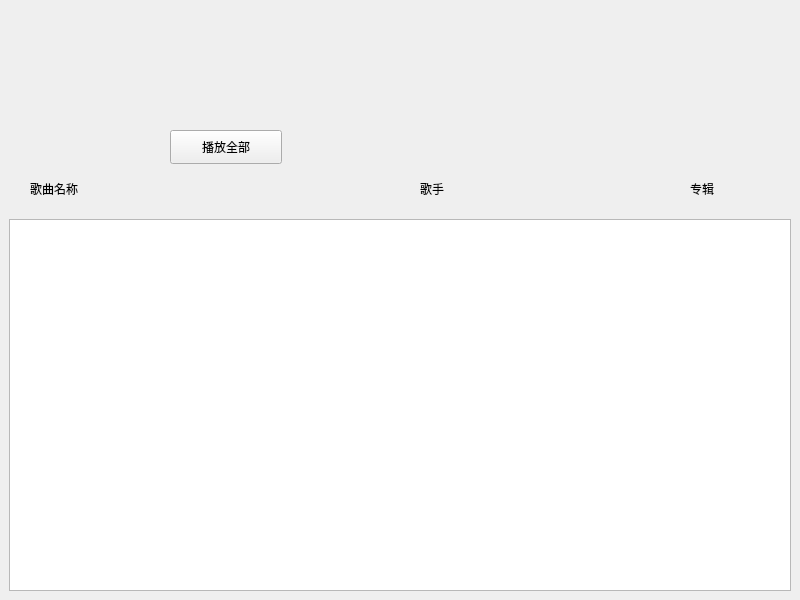
<?xml version="1.0" encoding="UTF-8"?>
<ui version="4.0">
 <class>MusicListPage</class>
 <widget class="QWidget" name="MusicListPage">
  <property name="geometry">
   <rect>
    <x>0</x>
    <y>0</y>
    <width>800</width>
    <height>600</height>
   </rect>
  </property>
  <property name="windowTitle">
   <string>Form</string>
  </property>
  <layout class="QVBoxLayout" name="verticalLayout">
   <property name="spacing">
    <number>0</number>
   </property>
   <property name="leftMargin">
    <number>0</number>
   </property>
   <property name="topMargin">
    <number>0</number>
   </property>
   <property name="rightMargin">
    <number>0</number>
   </property>
   <property name="bottomMargin">
    <number>0</number>
   </property>
   <item>
    <widget class="QWidget" name="descWidget" native="true">
     <property name="minimumSize">
      <size>
       <width>0</width>
       <height>40</height>
      </size>
     </property>
     <property name="maximumSize">
      <size>
       <width>16777215</width>
       <height>40</height>
      </size>
     </property>
     <widget class="QLabel" name="pageLabel">
      <property name="geometry">
       <rect>
        <x>10</x>
        <y>30</y>
        <width>121</width>
        <height>41</height>
       </rect>
      </property>
      <property name="text">
       <string>页面描述</string>
      </property>
     </widget>
    </widget>
   </item>
   <item>
    <widget class="QWidget" name="imageAndPlayWidget" native="true">
     <property name="minimumSize">
      <size>
       <width>0</width>
       <height>130</height>
      </size>
     </property>
     <property name="maximumSize">
      <size>
       <width>16777215</width>
       <height>150</height>
      </size>
     </property>
     <widget class="QLabel" name="image">
      <property name="geometry">
       <rect>
        <x>20</x>
        <y>10</y>
        <width>120</width>
        <height>120</height>
       </rect>
      </property>
      <property name="text">
       <string/>
      </property>
     </widget>
     <widget class="QPushButton" name="pushButton">
      <property name="geometry">
       <rect>
        <x>170</x>
        <y>90</y>
        <width>112</width>
        <height>34</height>
       </rect>
      </property>
      <property name="text">
       <string>播放全部</string>
      </property>
     </widget>
    </widget>
   </item>
   <item>
    <widget class="QWidget" name="musicHeadWidget" native="true">
     <property name="minimumSize">
      <size>
       <width>0</width>
       <height>40</height>
      </size>
     </property>
     <property name="maximumSize">
      <size>
       <width>16777215</width>
       <height>40</height>
      </size>
     </property>
     <widget class="QLabel" name="label">
      <property name="geometry">
       <rect>
        <x>30</x>
        <y>10</y>
        <width>81</width>
        <height>18</height>
       </rect>
      </property>
      <property name="text">
       <string>歌曲名称</string>
      </property>
     </widget>
     <widget class="QLabel" name="label_2">
      <property name="geometry">
       <rect>
        <x>420</x>
        <y>10</y>
        <width>81</width>
        <height>18</height>
       </rect>
      </property>
      <property name="text">
       <string>歌手</string>
      </property>
     </widget>
     <widget class="QLabel" name="label_3">
      <property name="geometry">
       <rect>
        <x>690</x>
        <y>10</y>
        <width>81</width>
        <height>18</height>
       </rect>
      </property>
      <property name="text">
       <string>专辑</string>
      </property>
     </widget>
    </widget>
   </item>
   <item>
    <widget class="QWidget" name="musicListWidget" native="true">
     <layout class="QVBoxLayout" name="verticalLayout_2">
      <item>
       <widget class="QListWidget" name="musicList"/>
      </item>
     </layout>
    </widget>
   </item>
  </layout>
 </widget>
 <resources/>
 <connections/>
</ui>
